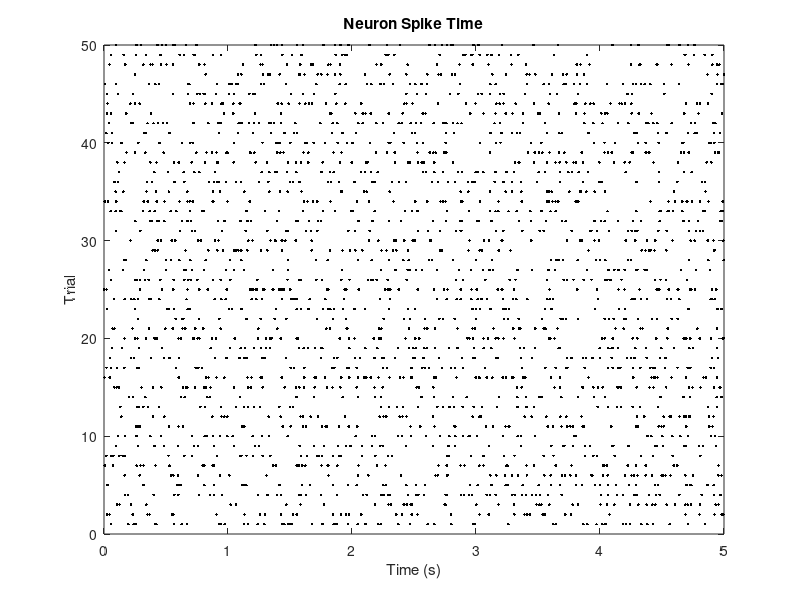
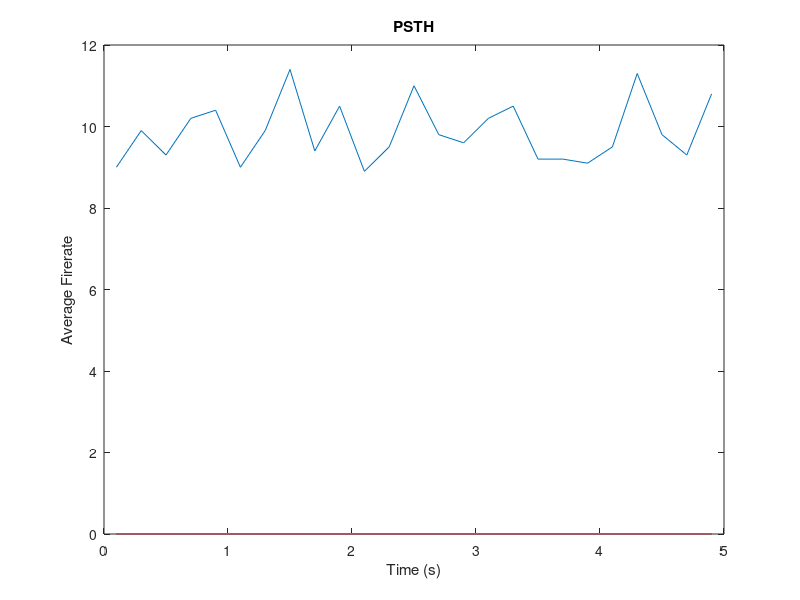
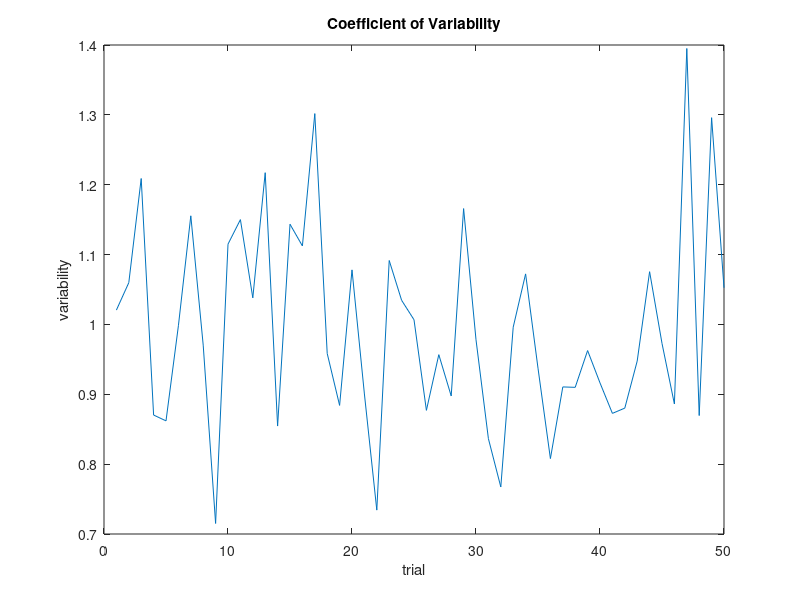

MATLAB code to generate these figures, in order:
totalT = 5;
numSpikes = 0;
lambda = 10;

SC = zeros(50);
S = zeros(100, 50);
for y = 1:50
    numSpikesInTrial = 0;
    cumISI = 0;
    for x = 1:100
        isi = -log(rand())/lambda;
        cumISI = cumISI + isi;
        if(cumISI < totalT)
            S(x,y) = cumISI;
            ISI(x, y) = isi;
            numSpikes = numSpikes + 1;
            numSpikesInTrial = numSpikesInTrial + 1;
        else
            S(x,y) = NaN;
            ISI(x, y) = NaN;
        end
    end
    SC(y) = numSpikesInTrial;
end

disp("Average:                      " + numSpikes/(50 * totalT));

figure(1)
plot(S,1:50,'.k');
title('Neuron Spike Time');
xlabel('Time (s)');
ylabel('Trial');

dt = 0.2;
F = zeros(totalT / dt);
for i = 1:length(F)
    T(i) = 0.5 * (i * dt + (i - 1) * dt);
    for y = 1:50
        for x = 1:100
            if(S(x,y) < i * dt && S(x,y) > ((i - 1) * dt))
                F(i) = F(i) + 1;
            end
        end
    end
    F(i) = F(i)/(50 * dt);
end
figure(2)
plot(T, F);
title('PSTH');
xlabel('Time (s)');
ylabel('Average Firerate');

%Coefficient of Variability
for i = 1:50
    CV(i) = std(ISI(:,i), 'omitnan') / mean(ISI(:,i), 'omitnan');
end

figure(3)
plot(1:50, CV);
title('Coefficient of Variability');
xlabel('trial');
ylabel('variability');
disp("Coefficient of Variability:   " + mean(CV));

%Fano Factor
disp("Fano Factor:                  " + var(SC) / mean(SC));
